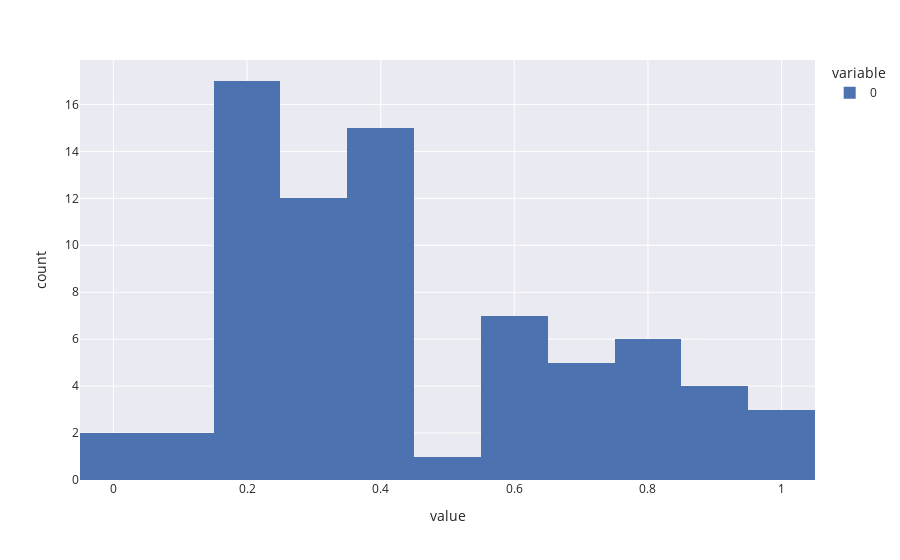

Here is the notebook cell this chart was saved with:
### Code cell
pd.Series(y.reshape(74,)).hist() # Restructuing the output in panda data frame to a single column vector

### Figure 1 — Plotly figure (JSON) as saved in the notebook; plotly's stock layout.template omitted (floating-point values rounded to 4 significant figures)
{"data": [{"hovertemplate": "variable=0<br>value=%{x}<br>count=%{y}<extra></extra>", "showlegend": true, "legendgroup": "0", "name": "0", "yaxis": "y", "marker": {"color": "rgb(76,114,176)", "pattern": {"shape": ""}}, "offsetgroup": "0", "xaxis": "x", "bingroup": "x", "x": [0.2863, 0.4157, 0.573, 0.2321, 0.365, 0.3335, 0.3671, 0.3377, 0.5873, 0.5506, 0.2692, 0.2423, 0.2276, 0.2716, 0.2203, 0.2643, 0.2643, 0.3524, 0.4479, 0.3818, 0, 0.01468, 0.6185, 0.2863, 0.2321, 0.4332, 0.4402, 0.4157, 0.573, 0.2881, 0.3318, 0.1514, 0.1515, 0.2439, 0.2763, 0.6778, 0.8053, 0.7562, 0.7174, 0.1652, 0.1578, 0.1909, 0.07743, 0.1344, 0.2269, 0.17, 0.1984, 0.2643, 0.3515, 0.4191, 0.4352, 0.3889, 0.5882, 0.6665, 0.7895, 0.7613, 0.9437, 0.9425, 0.6769, 0.8801, 0.9204, 0.9853, 0.8103, 0.8262, 1, 0.1724, 0.3758, 0.1724, 0.2026, 0.4435, 0.9936, 0.6265, 0.536, 0.6657], "alignmentgroup": "True", "type": "histogram", "orientation": "v"}], "layout": {"yaxis": {"domain": [0, 1], "anchor": "x", "title": {"text": "count"}}, "barmode": "relative", "xaxis": {"domain": [0, 1], "anchor": "y", "title": {"text": "value"}}, "margin": {"t": 60}, "legend": {"tracegroupgap": 0, "title": {"text": "variable"}}}}
